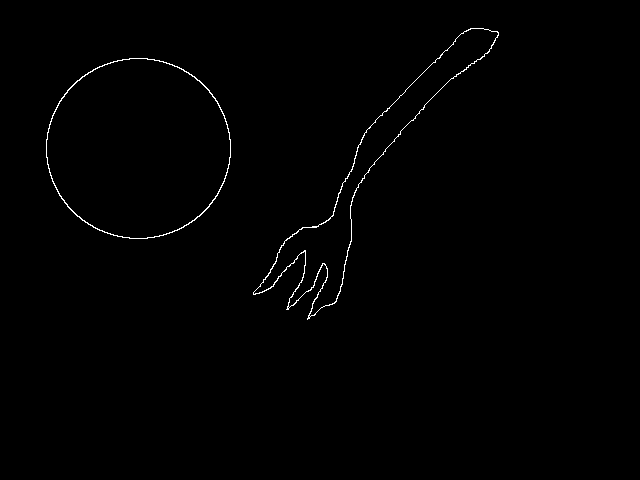
#> input picture Unit_Tests/test.png, 640 x 480 px, found by its file name
$ python lineseg_unit_test.py   (Python 2 division)
#> lines starting #> are read from the running program, lines starting #| are printed output that depends on the picture; after the words box and inside, x2 and y2 are one past the last pixel; in counts of white or black regions, pixels touching at a corner belong together
import numpy as np
import cv2

from ES_Drawing.lineseg2 import lineseg2
from ES_Drawing.drawedgelist import drawedgelist


def find_contours(im):
    # im = cv2.imread('circle.png')
    imgray = cv2.cvtColor(im, cv2.COLOR_BGR2GRAY)
    ret, thresh = cv2.threshold(imgray, 127, 255, 0)
    contours, hierarchy = cv2.findContours(thresh, cv2.RETR_TREE, cv2.CHAIN_APPROX_SIMPLE)

    # print contours
    cv2.drawContours(im, contours, -1, (0, 255, 0), 3)

    # Display the image.
    # cv2.imshow("window", im)
    # cv2.waitKey(0)
    # cv2.destroyAllWindows()

    return contours

if __name__ == '__main__':
    img = cv2.imread('test.png')
#> img is the input picture: shape (480, 640, 3); 0.6% white in thin lines or dots, all inside (x1, y1, x2, y2) = (46, 28, 499, 320)

    tes = find_contours(img)
#> in find_contours, `contours, hierarchy = cv2.findContours(thresh, cv2.RETR_TREE, cv2.CHAI..`: contours = 6 contours, 2 with area under 20; largest, box (x1, y1, x2, y2) and area: (46, 58, 231, 239) 26046, (46, 58, 231, 239) 25832, (253, 28, 499, 320) 9966, (253, 28, 499, 317) 9740
#> in find_contours, `cv2.drawContours(im, contours, -1, (0, 255, 0), 3)`:
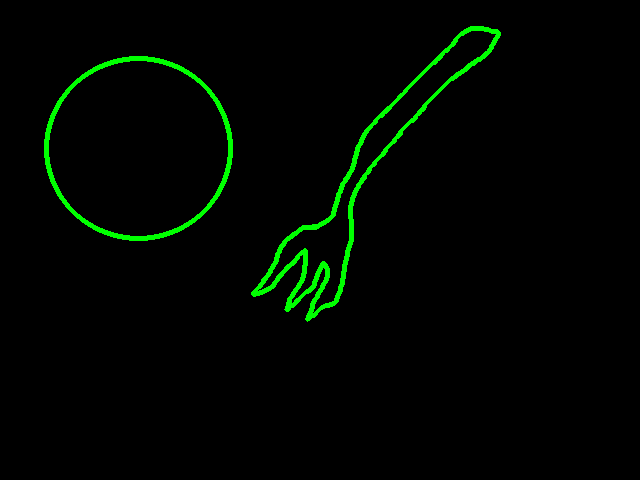
#> im: shape (480, 640, 3); 2.42% of pixels changed, all inside (x1, y1, x2, y2) = (44, 26, 501, 322)
#> tes has the same summary as contours in find_contours
    lent = len(tes)
#> lent = 6
    test = np.asarray(find_contours(img))
#> in find_contours (call 2), `imgray = cv2.cvtColor(im, cv2.COLOR_BGR2GRAY)`:
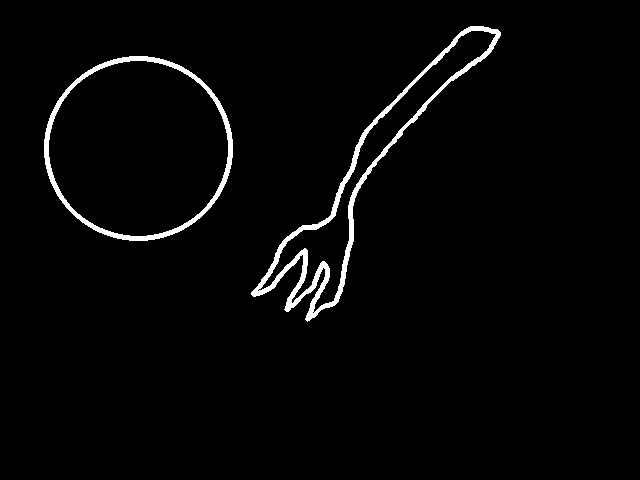
#> imgray: shape (480, 640); values 0 (black) and 150 (white), 2.4% white; 2 white regions, box (x1, y1, x2, y2) and area: (251, 26, 501, 322) 4637, (44, 56, 233, 241) 2784
#> in find_contours (call 2), `ret, thresh = cv2.threshold(imgray, 127, 255, 0)`: thresh: shape (480, 640); 2.4% white; 2 white regions
#> in find_contours (call 2), `contours, hierarchy = cv2.findContours(thresh, cv2.RETR_TREE, cv2.CHAI..`: contours = 6 contours, 2 with area under 20; largest, box (x1, y1, x2, y2) and area: (44, 56, 233, 241) 27086, (48, 60, 229, 237) 24816, (251, 26, 501, 322) 11770, (258, 30, 497, 313) 7976
#> in find_contours (call 2), `cv2.drawContours(im, contours, -1, (0, 255, 0), 3)`:
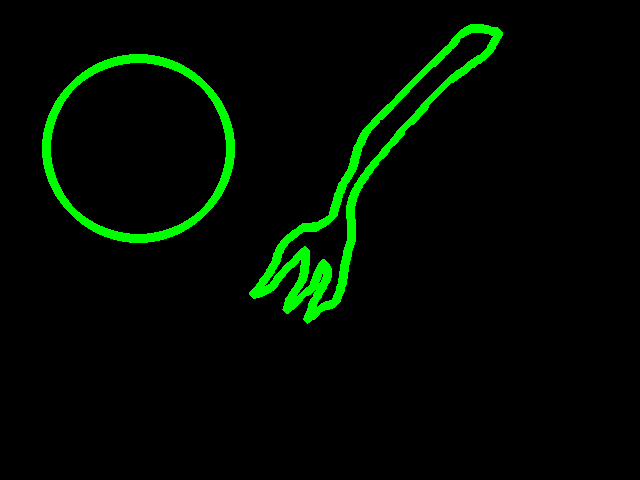
#> im: shape (480, 640, 3); 1.76% of pixels changed, all inside (x1, y1, x2, y2) = (42, 24, 503, 324)
#> (the run stopped early here; a loop or call above may not have finished)
